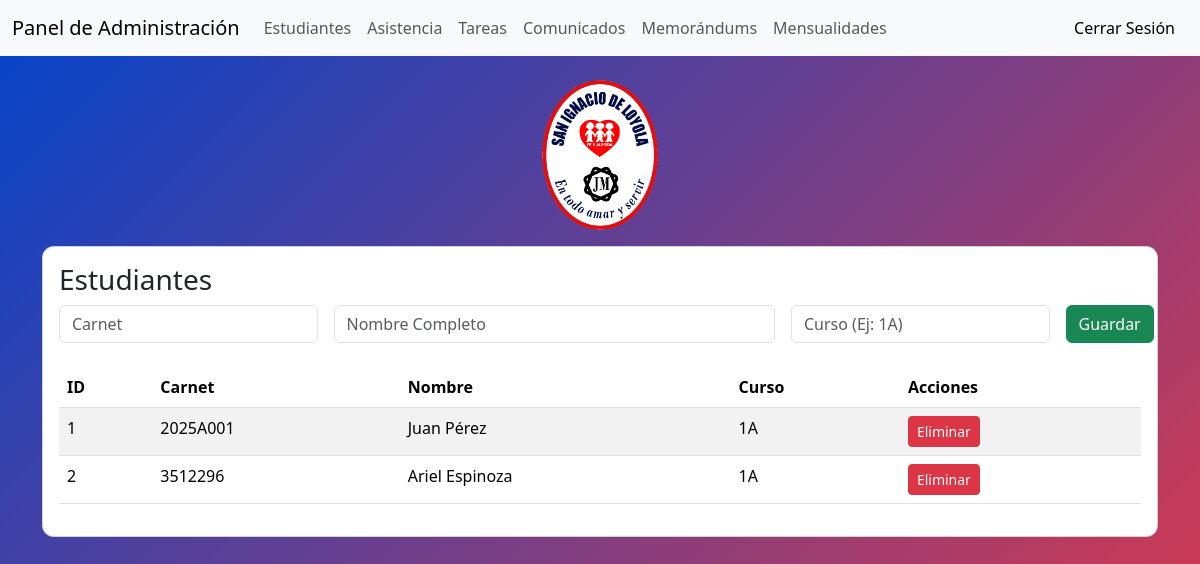
The app's page /panel/index.php (signed in) with its own data.
### tables this page shows
CREATE TABLE estudiantes (
    id INTEGER PRIMARY KEY AUTOINCREMENT,
    carnet TEXT,
    nombre TEXT,
    curso TEXT
);

### panel/index.php (called while the page is built, shortened)
<?php
include 'header.php';
$tab = $_GET['tab'] ?? 'estudiantes';
include "views/$tab.php";
include 'footer.php';
?>

### panel/views/estudiantes.php (the view)
<div class="card">
 <div class="card-content p-3">
    <h3>Estudiantes</h3>
    <form method="post" class="row g-3 mb-4">
      <div class="col-md-3">
        <input type="text" name="carnet" class="form-control" placeholder="Carnet" required>
      </div>
      <div class="col-md-5">
        <input type="text" name="nombre" class="form-control" placeholder="Nombre Completo" required>
      </div>
      <div class="col-md-3">
        <input type="text" name="curso" class="form-control" placeholder="Curso (Ej: 1A)" required>
      </div>
      <div class="col-md-1">
        <button class="btn btn-success">Guardar</button>
      </div>
    </form>
    <table class="table table-striped">
      <thead><tr><th>ID</th><th>Carnet</th><th>Nombre</th><th>Curso</th><th>Acciones</th></tr></thead>
      <tbody>
        <?php
        $results = $db->query("SELECT * FROM estudiantes");
        while ($row = $results->fetchArray(SQLITE3_ASSOC)) {
            echo "<tr>
              <td>{$row['id']}</td>
              <td>{$row['carnet']}</td>
              <td>{$row['nombre']}</td>
              <td>{$row['curso']}</td>
              <td><a href='index.php?tab=estudiantes&delete={$row['id']}' class='btn btn-danger btn-sm'>Eliminar</a></td>
            </tr>";
        }
        ?>
      </tbody>
    </table>
 </div>
</div>

### css/estilos.css (style rules this page uses)
body { background: linear-gradient(135deg, #0044cc 0%, #e63946 100%); min-height: 100vh; font-family: "Segoe UI", Tahoma, Geneva, Verdana, sans-serif; }
.card { border-radius: 12px; }

### records on screen
estudiantes: id "1", carnet "2025A001", nombre "Juan Pérez", curso "1A"
estudiantes: id "2", carnet "3512296", nombre "Ariel Espinoza", curso "1A"
